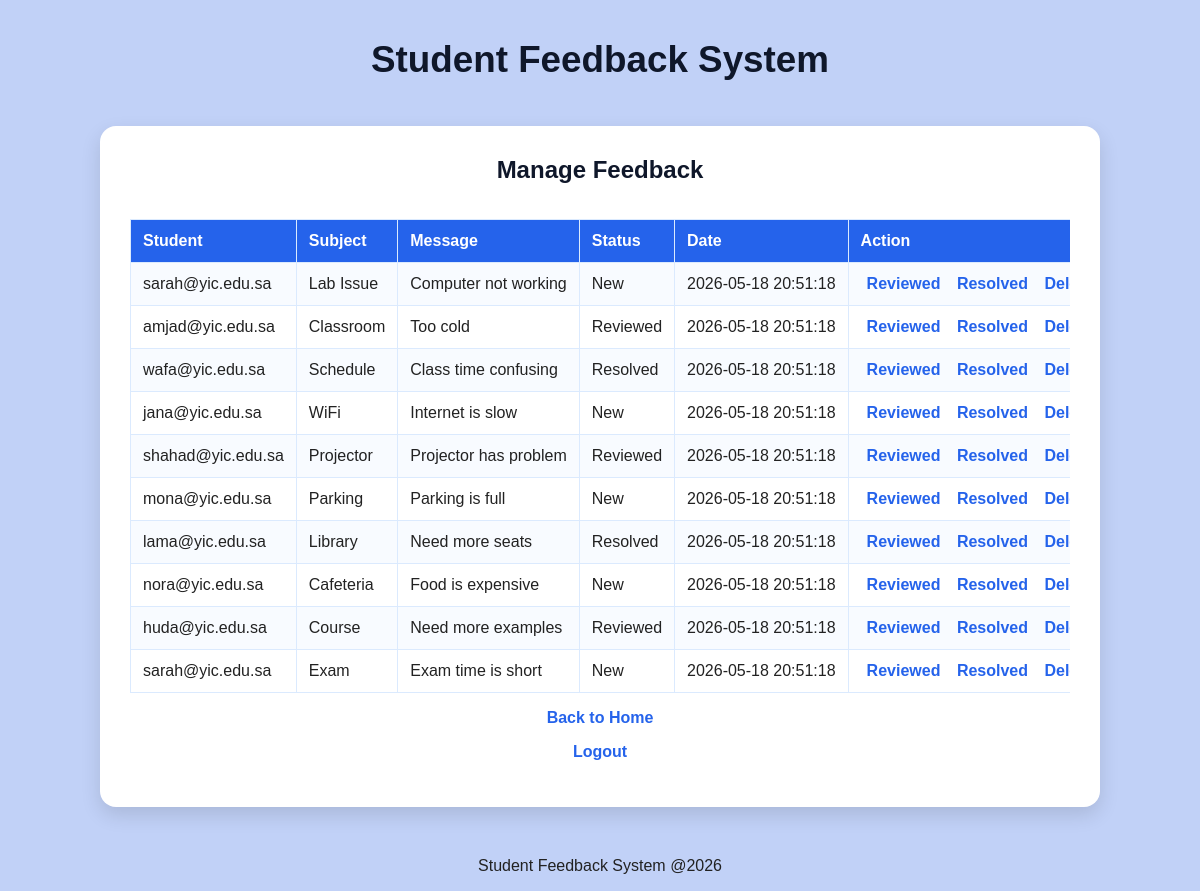
Page /admin_feedback.php (signed in) on the committed database.
### tables this page shows
CREATE TABLE feedback (
    id INT AUTO_INCREMENT PRIMARY KEY,
    user_id INT NOT NULL,
    subject VARCHAR(100) NOT NULL,
    message TEXT NOT NULL,
    status VARCHAR(20) DEFAULT 'New',
    created_at DATETIME DEFAULT CURRENT_TIMESTAMP,
    FOREIGN KEY (user_id) REFERENCES users(id)
);

CREATE TABLE users (
    id INT AUTO_INCREMENT PRIMARY KEY,
    name VARCHAR(100) NOT NULL,
    email VARCHAR(100) NOT NULL UNIQUE,
    password VARCHAR(255) NOT NULL,
    role VARCHAR(20) NOT NULL
);

### admin_feedback.php (the view, shortened to what this page needs)
<?php
require_once 'db.php';
$stmt = $pdo->query("
    SELECT feedback.*, users.email
    FROM feedback
    JOIN users ON feedback.user_id = users.id
    ORDER BY feedback.created_at DESC
");
$rows = $stmt->fetchAll();
?>
<!DOCTYPE html>
<html>
<head>
    <link rel="stylesheet" href="style.css">
</head>
<body class="admin-page">
<header>
    <h1 class="headerhome">Student Feedback System</h1>
</header>
<main>
    <section class="container">
        <h2>Manage Feedback</h2>
        <div class="table-wrapper">
            <table>
                <tr>
                    <th>Student</th>
                    <th>Subject</th>
                    <th>Message</th>
                    <th>Status</th>
                    <th>Date</th>
                    <th>Action</th>
                </tr>
                <?php if (count($rows) > 0) { ?>
                    <?php foreach ($rows as $row) { ?>
                        <tr>
                            <td><?php echo htmlspecialchars($row["email"]); ?></td>
                            <td><?php echo htmlspecialchars($row["subject"]); ?></td>
                            <td><?php echo htmlspecialchars($row["message"]); ?></td>
                            <td><?php echo htmlspecialchars($row["status"]); ?></td>
                            <td><?php echo htmlspecialchars($row["created_at"]); ?></td>
                            <td>
                                <a class="link-btn" href="admin_feedback.php?id=<?php echo $row['id']; ?>&status=Reviewed">Reviewed</a>
                                <a class="link-btn" href="admin_feedback.php?id=<?php echo $row['id']; ?>&status=Resolved">Resolved</a>
                                <a class="link-btn" href="admin_feedback.php?id=<?php echo $row['id']; ?>&status=Delete">Delete</a>
                            </td>
                        </tr>
                    <?php } ?>
                <?php } else { ?>
                    <tr>
                        <td colspan="6">No feedback found</td>
                    </tr>
                <?php } ?>
            </table>
        </div>
        <p><a href="home.php">Back to Home</a></p>
        <p><a href="logout.php">Logout</a></p>
    </section>
</main>
<footer>
    <p>Student Feedback System @2026</p>
</footer>
</body>
</html>

### style.css (style rules this page uses)
* { box-sizing: border-box; }
body { margin: 0; font-family: Arial, sans-serif; background: rgb(193, 209, 247); color: #222; }
header { text-align: center; padding: 20px 10px 10px; }
h1, h2 { margin: 0 0 15px; text-align: center; color: #0f172a; }
h1 { font-size: 1.5rem; padding-top: 19px; }
p { text-align: center; }
.container { width: 92%; margin: 20px auto; background-color: #ffffff; padding: 20px; border-radius: 16px; box-shadow: 0 8px 20px rgba(0, 0, 0, 0.12); }
a { text-decoration: none; color: #2563eb; font-weight: bold; }
footer { text-align: center; margin-top: 30px; }
.admin-page main { min-height: 70vh; display: flex; justify-content: center; align-items: center; }
.admin-page .container { max-width: 1000px; padding: 30px; }
.admin-page .table-wrapper { width: 100%; overflow-x: auto; }
.admin-page table { width: 100%; min-width: 800px; border-collapse: collapse; margin-top: 20px; background-color: white; }
.admin-page th { background-color: #2563eb; color: white; }
.admin-page table, .admin-page th, .admin-page td { border: 1px solid #dbeafe; }
.admin-page th, .admin-page td { padding: 12px; text-align: left; white-space: nowrap; }
.admin-page tr:nth-child(even) { background-color: #f8fbff; }
.admin-page .link-btn { background: none; border: none; color: #2563eb; font-weight: bold; cursor: pointer; padding: 0 6px; font-size: 16px; }
@media (min-width: 768px) { h1 { font-size: 2.3rem; padding-top: 19px; } }

### rows in the picture
feedback: user.email "sarah@yic.edu.sa", subject "Lab Issue", message "Computer not working", status "New", created_at "2026-05-18 20:51:18"
feedback: user.email "amjad@yic.edu.sa", subject "Classroom", message "Too cold", status "Reviewed", created_at "2026-05-18 20:51:18"
feedback: user.email "wafa@yic.edu.sa", subject "Schedule", message "Class time confusing", status "Resolved", created_at "2026-05-18 20:51:18"
feedback: user.email "jana@yic.edu.sa", subject "WiFi", message "Internet is slow", status "New", created_at "2026-05-18 20:51:18"
feedback: user.email "shahad@yic.edu.sa", subject "Projector", message "Projector has problem", status "Reviewed", created_at "2026-05-18 20:51:18"
feedback: user.email "mona@yic.edu.sa", subject "Parking", message "Parking is full", status "New", created_at "2026-05-18 20:51:18"
feedback: user.email "lama@yic.edu.sa", subject "Library", message "Need more seats", status "Resolved", created_at "2026-05-18 20:51:18"
feedback: user.email "nora@yic.edu.sa", subject "Cafeteria", message "Food is expensive", status "New", created_at "2026-05-18 20:51:18"
feedback: user.email "huda@yic.edu.sa", subject "Course", message "Need more examples", status "Reviewed", created_at "2026-05-18 20:51:18"
feedback: user.email "sarah@yic.edu.sa", subject "Exam", message "Exam time is short", status "New", created_at "2026-05-18 20:51:18"
